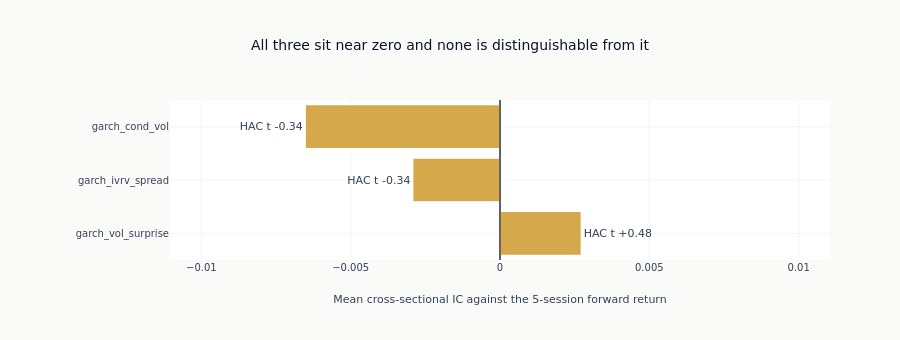

Notebook cell for this chart:
### Markdown cell above
### F4. Incremental IC by feature

Each bar is one feature's mean IC with its HAC t-statistic printed past the bar end. A
t-statistic of about two is the conventional threshold for calling a mean distinguishable from
zero at all; the Benjamini-Hochberg correction applied above lowers the bar each individual
feature has to clear, because three tests give three chances to find something by accident. A
bar is drawn in the darker colour where its feature clears that corrected threshold, so a chart
in which every bar is the lighter colour is one in which none of them did.

### Code cell
if ic_table.is_empty():
    print("No IC series survived the cross-section floor, so there is nothing to draw here.")
else:
    bar_colour, faded = ml4t_palette(2, categorical=True)
    ordered = ic_table.sort(pl.col("ic").abs(), descending=True)
    fig = go.Figure()
    fig.add_bar(
        x=ordered["ic"].to_list(),
        y=ordered["feature"].to_list(),
        orientation="h",
        marker_color=[bar_colour if s else faded for s in ordered["survives FDR"].to_list()],
        text=[f"HAC t {t:+.2f}" for t in ordered["hac_t"].to_list()],
        textposition="outside",
        cliponaxis=False,
    )
    fig.add_vline(x=0.0, line_width=1, line_color=ml4t_palette(3)[2])
    _span = max(abs(v) for v in ordered["ic"].to_list()) * 1.7
    fig.update_layout(
        title="All three sit near zero and none is distinguishable from it",
        xaxis_title=(f"Mean cross-sectional IC against the {LABEL_HORIZON}-session forward return"),
        xaxis=dict(range=[-_span, _span]),
        yaxis=dict(autorange="reversed"),
        margin=dict(l=170, r=70),
        height=340,
    )
    fig.show()

### Figure 1 — Plotly figure (JSON) as saved in the notebook; plotly's stock layout.template omitted (floating-point values rounded to 4 significant figures)
{"data": [{"cliponaxis": false, "marker": {"color": ["#D4A84B", "#D4A84B", "#D4A84B"]}, "orientation": "h", "text": ["HAC t -0.34", "HAC t -0.34", "HAC t +0.48"], "textposition": "outside", "type": "bar", "x": [-0.0065, -0.0029, 0.0027], "y": ["garch_cond_vol", "garch_ivrv_spread", "garch_vol_surprise"]}], "layout": {"height": 340, "margin": {"l": 170, "r": 70}, "shapes": [{"line": {"color": "#152238", "width": 1}, "type": "line", "x0": 0.0, "x1": 0.0, "xref": "x", "y0": 0, "y1": 1, "yref": "y domain"}], "title": {"text": "All three sit near zero and none is distinguishable from it"}, "xaxis": {"range": [-0.01105, 0.01105], "title": {"text": "Mean cross-sectional IC against the 5-session forward return"}}, "yaxis": {"autorange": "reversed"}}}
